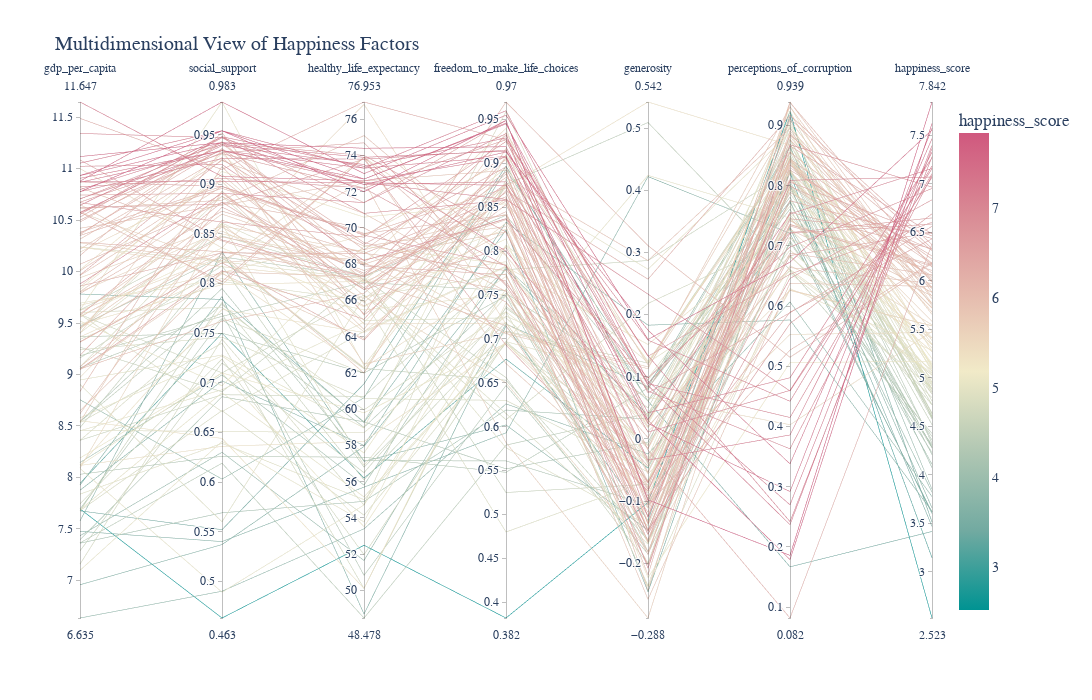

The notebook cell saved with this chart:
### Markdown cell above
### Understanding the Main Factors Behind Happiness

The World Happiness Report evaluates well-being using a set of key factors, each representing a different dimension of what contributes to life satisfaction. Here’s a detailed look at each:

##### 1. **GDP per Capita**
- **What it measures:** The economic output per person, adjusted for purchasing power.
- **Why it matters:** Higher income generally provides greater access to resources, security, and opportunities, which can improve quality of life. However, the effect of income on happiness tends to diminish at higher levels.

##### 2. **Social Support**
- **What it measures:** The extent to which people feel they have someone to count on in times of trouble.
- **Why it matters:** Strong social networks and supportive relationships are consistently linked to higher well-being, resilience, and lower stress.

##### 3. **Healthy Life Expectancy**
- **What it measures:** The average number of years a person can expect to live in good health.
- **Why it matters:** Good health is foundational to happiness, enabling people to pursue goals, enjoy life, and participate in society.

##### 4. **Freedom to Make Life Choices**
- **What it measures:** The perceived freedom individuals have to make important life decisions.
- **Why it matters:** Autonomy and the ability to shape one’s own life are crucial for well-being and personal fulfillment.

##### 5. **Generosity**
- **What it measures:** The tendency of people to donate to charity or help others.
- **Why it matters:** Acts of kindness and generosity can foster social bonds and a sense of purpose, though the impact varies by culture and context.

##### 6. **Perceptions of Corruption**
- **What it measures:** The degree to which people believe corruption is widespread in government and business.
- **Why it matters:** Trust in institutions and fairness in society are important for collective well-being. High corruption undermines trust and can lead to dissatisfaction.

#### #7. **Happiness Score (Life Ladder)**
- **What it measures:** An individual’s self-reported assessment of their life, typically on a scale from 0 (worst) to 10 (best).
- **Why it matters:** This is the primary outcome variable, reflecting overall life satisfaction as perceived by individuals.

---

**Interplay of Factors:**  
No single factor fully explains happiness. Instead, these dimensions interact—economic security, social support, health, freedom, generosity, and trust together shape the overall well-being of societies. The relative importance of each factor can vary by country, culture, and over time.

### Code cell
# PARALLEL COORDINATES PLOT
if all(col in df_2021.columns for col in ["happiness_score", "gdp_per_capita"]):
    try:
        # Define and validate metrics
        possible_metrics = [
            "gdp_per_capita",
            "social_support",
            "healthy_life_expectancy",
            "freedom_to_make_life_choices",
            "generosity",
            "perceptions_of_corruption",
            "happiness_score"
        ]
        available_metrics = [m for m in possible_metrics if m in df_2021.columns]
        
        if len(available_metrics) >= 2:
            # Create clean numeric dataframe with explicit 1D columns
            plot_data = df_2021[available_metrics].copy()
            for col in available_metrics:
                plot_data[col] = pd.to_numeric(plot_data[col], errors='coerce')
            plot_data = plot_data.dropna()
            
            if len(plot_data) > 0:
                fig10 = px.parallel_coordinates(
                    plot_data,
                    dimensions=available_metrics,
                    color="happiness_score",
                    color_continuous_scale="Tealrose",
                    title="Multidimensional View of Happiness Factors",
                    width=1200,
                    height=700
                )
                fig10.show()
            else:
                print("Parallel coordinates: No valid data after cleaning")
        else:
            print(f"Parallel coordinates: Need at least 2 metrics, found {len(available_metrics)}")
    except Exception as e:
        print(f"Parallel coordinates visualization failed: {str(e)}")

### Figure 1 — Plotly figure (JSON) as saved in the notebook; plotly's stock layout.template omitted (floating-point values rounded to 4 significant figures; data arrays with more than 128 entries replaced by an {"elided": "..."} marker saying what was removed)
{"data": [{"dimensions": [{"label": "gdp_per_capita", "values": {"elided": "149 float values"}}, {"label": "social_support", "values": {"elided": "149 float values"}}, {"label": "healthy_life_expectancy", "values": {"elided": "149 float values"}}, {"label": "freedom_to_make_life_choices", "values": {"elided": "149 float values"}}, {"label": "generosity", "values": {"elided": "149 float values"}}, {"label": "perceptions_of_corruption", "values": {"elided": "149 float values"}}, {"label": "happiness_score", "values": {"elided": "149 float values"}}], "domain": {"x": [0, 1], "y": [0, 1]}, "line": {"color": {"elided": "149 float values"}, "coloraxis": "coloraxis"}, "name": "", "type": "parcoords"}], "layout": {"coloraxis": {"colorbar": {"title": {"text": "happiness_score"}}, "colorscale": [[0, "rgb(0, 147, 146)"], [0.1667, "rgb(114, 170, 161)"], [0.3333, "rgb(177, 199, 179)"], [0.5, "rgb(241, 234, 200)"], [0.6667, "rgb(229, 185, 173)"], [0.8333, "rgb(217, 137, 148)"], [1, "rgb(208, 88, 126)"]]}, "height": 700, "legend": {"tracegroupgap": 0}, "title": {"text": "Multidimensional View of Happiness Factors"}, "width": 1200}}
